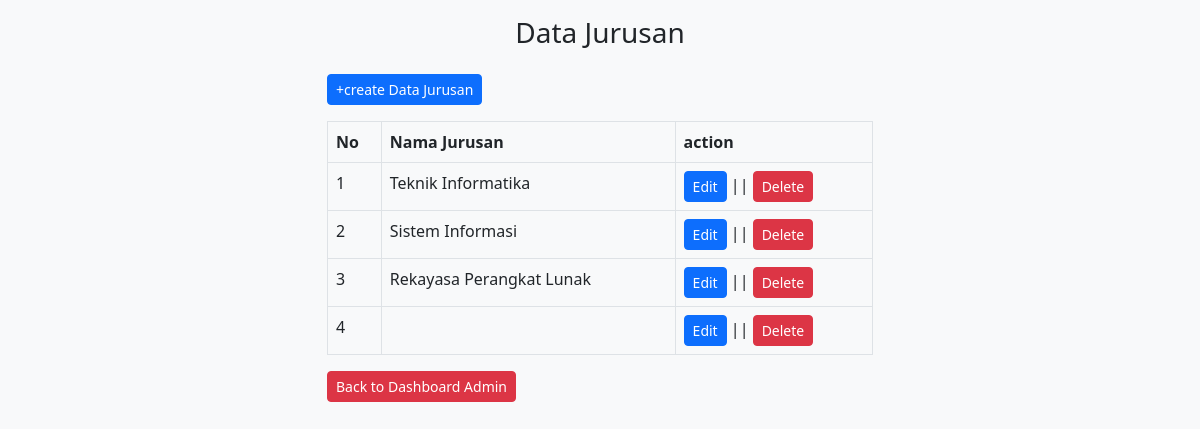
Page /jurusan/jurusan.php on the committed database.
### tables this page shows
CREATE TABLE `tb_jurusan` (
  `id_jurusan` int(11) NOT NULL,
  `jurusan` varchar(100) NOT NULL
);

### jurusan/jurusan.php (the view, shortened to what this page needs)
<?php
include '../koneksi.php';
?>
<!doctype html>
<html lang="en">
  <head>
    <link href="https://cdn.jsdelivr.net/npm/bootstrap@5.2.0-beta1/dist/css/bootstrap.min.css" rel="stylesheet">
  </head>
  <body class="bg-light">
  <div class="container-fluid">
      <div class="container">
      <div class="row py-3 text-center">
          <div class="col-lg-12">
                <h3>Data Jurusan</h3>
          </div>
      </div>
      <div class="row mb-3">
          <div class="col-lg-6 offset-lg-3">
              <a href="tambah_data.php" class="btn btn-primary btn-sm">+create Data Jurusan</a>
          </div>
      </div>
      <div class="row">
          <div class="col-lg-6 offset-lg-3">
              <div class="table-responsive">
                  <table class="table table-bordered">
                        <thead>
                            <tr>
                                <th>No</th>
                                <th>Nama Jurusan</th>
                                <th>action</th>
                            </tr>
                        </thead>
                        <tbody>
                        <?php
							$no = 1;
							$jurusan = mysqli_query($conn, "SELECT * FROM tb_jurusan
                            ");
							if(mysqli_num_rows($jurusan) > 0){
							while($row = mysqli_fetch_array($jurusan)){
						?>
						<tr>
							<td class="text-dark"><?php echo $no++ ?></td>
							<td class="text-dark"><?php echo $row['jurusan'] ?></td>
                            <td>
                                <a href="edit.php?id_jurusan=<?php echo $row['id_jurusan']?>" class="btn btn-primary btn-sm">Edit</a> ||
                                <a href="hapus.php?id_jurusan=<?php echo $row['id_jurusan'] ?>" class="btn btn-danger btn-sm" onclick="return confirm('YAKIN INGIN HAPUS DATA JURUSAN?')">Delete</a>
                            </td>
						</tr>
						<?php }}else{ ?>
							<tr>
								<td colspan="8" class="text-danger">Belom Ada Data Jurusan</td>
							</tr>
						<?php } ?>
                        </tbody>
                  </table>
              </div>
          </div>
      </div>
      <div class="row">
          <div class="col-lg-6 offset-lg-3">
              <a href="../dashboard_admin.php" class="btn btn-danger btn-sm">Back to Dashboard Admin</a>
          </div>
      </div>
      </div>
  </div>
  </body>
</html>

### rows in the picture
tb_jurusan: jurusan "Teknik Informatika"
tb_jurusan: jurusan "Sistem Informasi"
tb_jurusan: jurusan "Rekayasa Perangkat Lunak"
